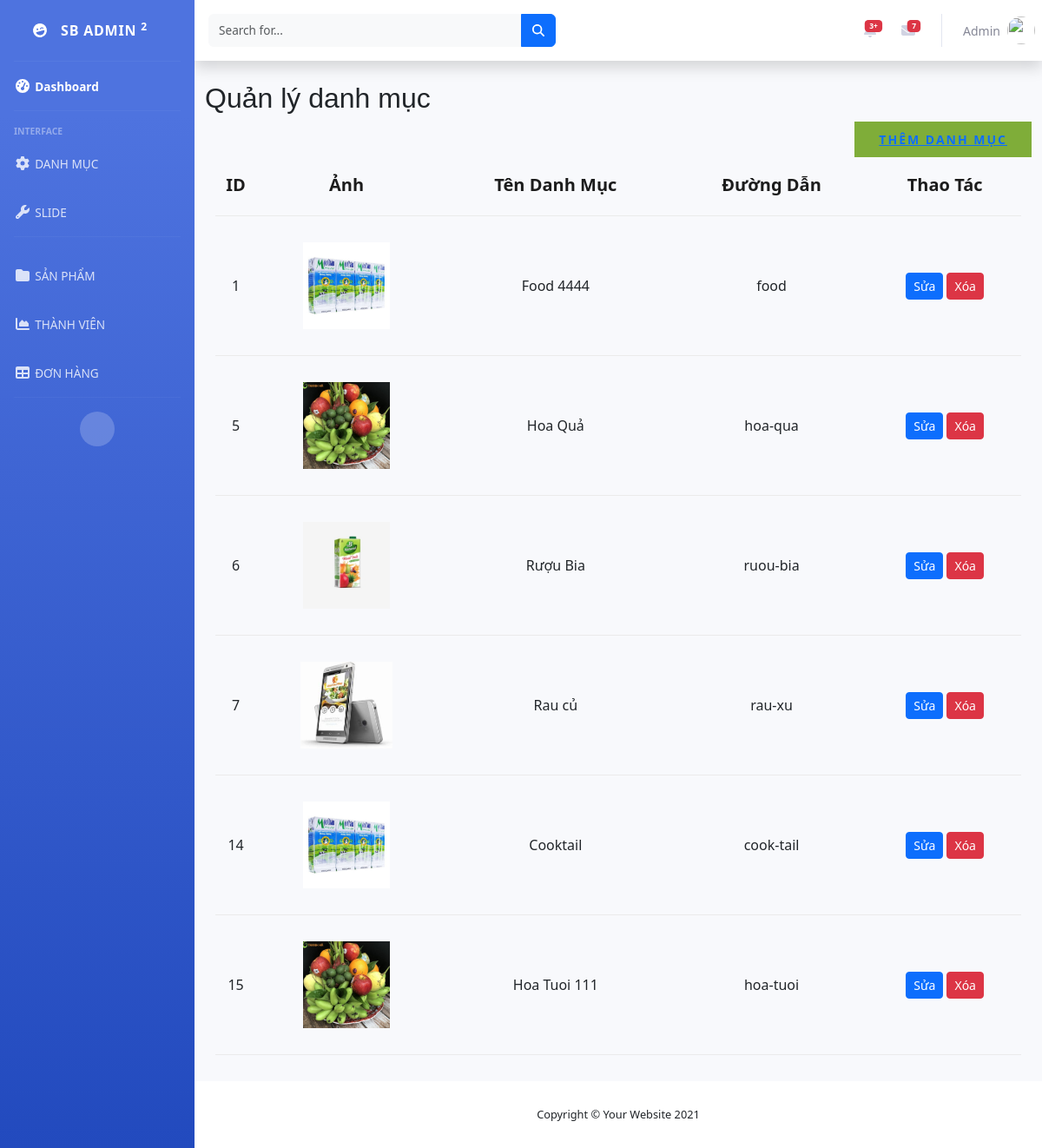
The app's page /manageCategory/ with its own data.
### app/models.py (models this page shows, shortened)
class Category(models.Model):
    sub_category = models.ForeignKey('self', on_delete=models.CASCADE, related_name='sub_categories', null=True, blank=True)
    is_sub = models.BooleanField(default=False)
    name = models.CharField(max_length=200, null=True)
    slug = models.CharField(max_length=200, null=True)
    image = models.ImageField(null=True, blank=True)
    @property
    def ImageURL(self):
        try:
            url = self.image.url
        except:
            url = ''
        return url

### app/python/admin/manage_category.py (the view)
# urls.py: path('manageCategory/', views.manageCategory, name="manageCategory"),
def manageCategory(request):
    categories = Category.objects.all()  # lay cac damh muc lon
    context ={'categories': categories}
    return render(request, 'admin/managementCategory.html', context)

### app/templates/admin/managementCategory.html
{% extends 'admin/manage.html' %}
{% load static %}
{% block blog-category %}
    <div class="container mt-4">
       <h2>Quản lý danh mục</h2>
    <div class="text-right mb-3">
       <button style="border: none;" class="primary-btn" data-toggle="modal" ><a href="{% url 'addCategory' %}">Thêm danh mục</a></button>
  </div>
  <section class="mt-3">
        <div class="container">
            <div class="row">
                <div class="col-lg-12">
                    <div class="shoping__cart__table">
                        <table>
                            <thead>
                                <tr>
                                    <th>ID</th>
                                    <th>Ảnh</th>
                                    <th>Tên Danh Mục</th>
                                    <th>Đường Dẫn</th>
                                    <th>Thao Tác</th>
                                </tr>
                            </thead>
                            <tbody>
                                {% for category in categories %}
                                <tr>
                                    <td>
                                        {{ category.id }}
                                    </td>
                                    <td>
                                        <img style="height: 100px" src="{{ category.ImageURL }}" alt="">
                                    </td>
                                    <td>
                                        {{ category.name }}
                                    </td>
                                    <td>
                                        {{ category.slug }}
                                    </td>
                                    <td>
                                        <a href="{% url 'editCategory' %}?id={{ category.id }}" class="btn btn-primary btn-sm">Sửa</a>
                                        <a href="{% url 'deleteCategory' %}?id={{ category.id }}" class="btn btn-danger btn-sm">Xóa</a>
                                    </td>
                                </tr>
                                {% endfor %}
                            </tbody>
                        </table>
                    </div>
                </div>
            </div>
        </div>
    </section>
</div>
{% endblock blog-category %}

### app/static/app/css/style.css (style rules this page uses)
html, body { height: 100%; font-family: "Cairo", sans-serif; -webkit-font-smoothing: antialiased; font-smoothing: antialiased; }
h1, h2, h3, h4, h5, h6 { margin: 0; color: #111111; font-weight: 400; font-family: "Cairo", sans-serif; }
h2 { font-size: 36px; }
img { max-width: 100%; }
.primary-btn { display: inline-block; font-size: 14px; padding: 10px 28px 10px; color: #ffffff; text-transform: uppercase; font-weight: 700; background: #7fad39; letter-spacing: 2px; }
.shoping__cart__table { margin-bottom: 30px; }
.shoping__cart__table table { width: 100%; text-align: center; }
.shoping__cart__table table thead tr { border-bottom: 1px solid #ebebeb; }
.shoping__cart__table table thead th { font-size: 20px; font-weight: 700; color: #1c1c1c; padding-bottom: 20px; }
.shoping__cart__table table tbody tr td { padding-top: 30px; padding-bottom: 30px; border-bottom: 1px solid #ebebeb; }
@media only screen and (min-width: 1200px) { .container { max-width: 1170px; } }

### records on screen
Category: id "1", ImageURL (picture), name "Food 4444", slug "food"
Category: id "5", ImageURL (picture), name "Hoa Quả", slug "hoa-qua"
Category: id "6", ImageURL (picture), name "Rượu Bia", slug "ruou-bia"
Category: id "7", ImageURL (picture), name "Rau củ", slug "rau-xu"
Category: id "14", ImageURL (picture), name "Cooktail", slug "cook-tail"
Category: id "15", ImageURL (picture), name "Hoa Tuoi 111", slug "hoa-tuoi"
